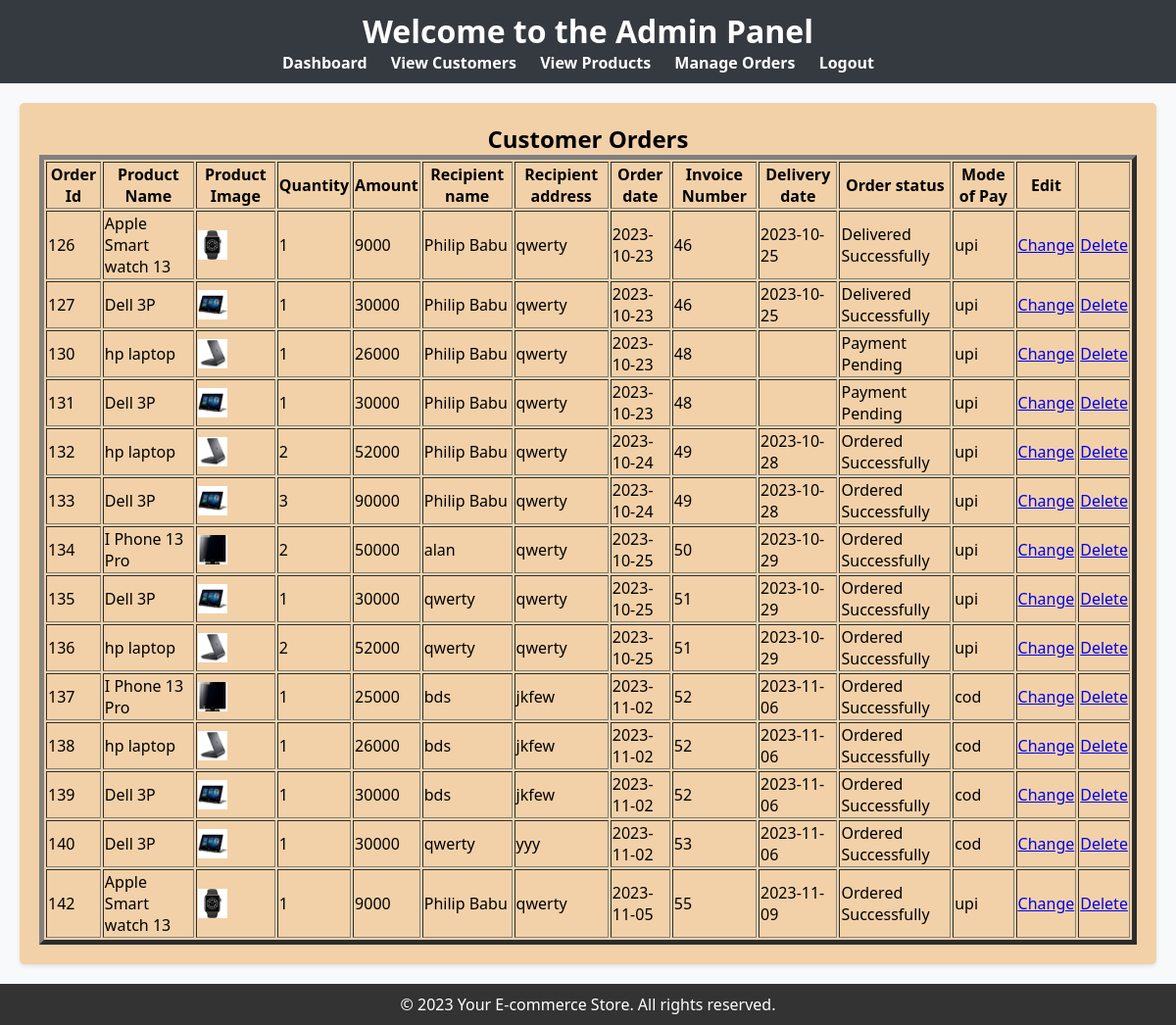
The page /orders.php (signed in) on the database its author committed.
### tables this page shows
CREATE TABLE IF NOT EXISTS `orders` (
  `ord_id` int NOT NULL AUTO_INCREMENT,
  `Cid` int NOT NULL,
  `id` int NOT NULL,
  `qty` int NOT NULL,
  `Amount` int NOT NULL,
  `Name` varchar(30) NOT NULL,
  `Country` varchar(30) NOT NULL,
  `City` varchar(30) NOT NULL,
  `Contact` bigint NOT NULL,
  `Address` varchar(200) NOT NULL,
  `ord_date` date NOT NULL,
  `invoice_no` int DEFAULT NULL,
  `deliver_date` date DEFAULT NULL,
  `ord_status` varchar(25) NOT NULL,
  PRIMARY KEY (`ord_id`),
  KEY `fk` (`Cid`),
  KEY `f` (`id`),
  KEY `f2` (`invoice_no`)
);

CREATE TABLE IF NOT EXISTS `products` (
  `id` int NOT NULL AUTO_INCREMENT,
  `name` varchar(30) NOT NULL,
  `price` int NOT NULL,
  `description` varchar(50) NOT NULL,
  `cat_name` varchar(30) NOT NULL,
  `qty` int UNSIGNED NOT NULL,
  `image1` varchar(200) NOT NULL,
  `image2` varchar(200) NOT NULL,
  `image3` varchar(200) NOT NULL,
  PRIMARY KEY (`id`),
  KEY `fk1` (`cat_name`)
);

CREATE TABLE IF NOT EXISTS `payment` (
  `invoice_no` int NOT NULL AUTO_INCREMENT,
  `Cid` int NOT NULL,
  `Amount` int NOT NULL,
  `pay_mode` varchar(15) NOT NULL,
  `pay_date` date DEFAULT NULL,
  `status` varchar(25) NOT NULL DEFAULT 'Not Paid',
  PRIMARY KEY (`invoice_no`),
  KEY `f4` (`Cid`)
);

### orders.php (the view, shortened to what this page needs)
<?php
    include("db.php");
?>
<html>
<head>
    <link rel="stylesheet" href="style_adm.css">
</head>
<body>
    <header>
        <h1>Welcome to the Admin Panel</h1>
        <nav>
            <ul>
                <li><a href="admin_index.php">Dashboard</a></li>
                <li><a href="viewallcust.php">View Customers</a></li>
                <li><a href="viewprod.php">View Products</a></li>
                <li><a href="orders.php">Manage Orders</a></li>
                <li><a href="admlogout.php">Logout</a></li>
            </ul>
        </nav>
    </header>
    <main>
        <section class="dashboard">
            <center><h2>Customer Orders</h2></center>
            <table border="5" align="center">
                <tr>
                    <th>Order Id</th>
                    <th>Product Name</th>
                    <th>Product Image</th>
                    <th>Quantity</th>
                    <th>Amount</th>
                    <th>Recipient name</th>
                    <th>Recipient address</th>
                    <th>Order date </th>
                    <th>Invoice Number </th>
                    <th>Delivery date </th>
                    <th>Order status</th>
                    <th>Mode of Pay</th>
                    <th>Edit </th>
                    <th> </th>
                </tr>
                <?php
                $sql = "SELECT * FROM orders";
                $result = mysqli_query($conn, $sql);
                while ($row = mysqli_fetch_array($result)) {
                    echo "<tr>";
                    echo "<td>" . $row['ord_id'] . "</td>";
                    $id = $row['id'];
                    $query = "SELECT * FROM products WHERE id = '$id'";
                    $product_result = mysqli_query($conn, $query);
                    $product = mysqli_fetch_array($product_result);
                    echo "<td>" . $product['name'] . "</td>";
                    echo "<td><img src='./image/".$product["image1"]."' width='30' height='30'></td>";
                    echo "<td>" . $row['qty'] . "</td>";
                    echo "<td>" . $row['Amount'] . "</td>";
                    echo "<td>" . $row['Name'] . "</td>";
                    echo "<td>" . $row['Address'] . "</td>";
                    echo "<td>" . $row['ord_date'] . "</td>";
                    echo "<td>" . $row['invoice_no'] . "</td>";
                    $invno=$row['invoice_no'];
                    echo "<td>" . $row['deliver_date'] . "</td>";
                    echo "<td>" . $row['ord_status'] . "</td>";
                    $sql = "SELECT * FROM payment WHERE invoice_no='$invno'";
                    $ans = mysqli_query($conn, $sql);
                    $ret = mysqli_fetch_array($ans);
                    echo "<td>" . $ret['pay_mode']. "</td>";
                    echo "<td><a href='editorders.php?no=" . $invno . "'>Change</a></td>";
                    echo "<td><a href='deleteorders.php?no=" . $invno . "'>Delete</a></td>";
                    echo "</tr>";
                }
                ?>
            </table>
        </section>
    </main>
    <footer id="footer">
        <p>&copy; 2023 Your E-commerce Store. All rights reserved.</p>
    </footer>
</body>
</html>

### style_adm.css (style rules this page uses)
body, h1, h2, ul, li, p { margin: 0; padding: 0; }
body { font-family: 'Segoe UI', Tahoma, Geneva, Verdana, sans-serif; background-color: #f8f9fa; }
header { background-color: #343a40; color: #fff; padding: 10px 0; text-align: center; }
nav ul { list-style: none; }
nav ul li { display: inline; margin-right: 20px; }
nav ul li a { text-decoration: none; color: #fff; font-weight: bold; transition: color 0.3s ease; }
main { padding: 20px; }
footer { text-align: center; padding: 10px; background-color: #343a40; color: #fff; }
.dashboard { background-color: #F2D1A8; padding: 20px; border-radius: 5px; box-shadow: 0 2px 4px rgba(0, 0, 0, 0.1); }

### orders.php (style rules this page uses)
body { margin: 0; padding: 0; min-height: 100vh; display: flex; flex-direction: column; }
main { flex: 1; }
footer { background-color: #333; color: #fff; padding: 10px; text-align: center; }

### rows shown on the page
orders: ord_id "126", id.name "Apple Smart watch 13", id.image1 (picture), qty "1", Amount "9000", Name "Philip Babu", Address "qwerty", ord_date "2023-10-23", invoice_no "46", deliver_date "2023-10-25", ord_status "Delivered Successfully", invoice_no.pay_mode "upi"
orders: ord_id "127", id.name "Dell 3P", id.image1 (picture), qty "1", Amount "30000", Name "Philip Babu", Address "qwerty", ord_date "2023-10-23", invoice_no "46", deliver_date "2023-10-25", ord_status "Delivered Successfully", invoice_no.pay_mode "upi"
orders: ord_id "130", id.name "hp laptop", id.image1 (picture), qty "1", Amount "26000", Name "Philip Babu", Address "qwerty", ord_date "2023-10-23", invoice_no "48", ord_status "Payment Pending", invoice_no.pay_mode "upi"
orders: ord_id "131", id.name "Dell 3P", id.image1 (picture), qty "1", Amount "30000", Name "Philip Babu", Address "qwerty", ord_date "2023-10-23", invoice_no "48", ord_status "Payment Pending", invoice_no.pay_mode "upi"
orders: ord_id "132", id.name "hp laptop", id.image1 (picture), qty "2", Amount "52000", Name "Philip Babu", Address "qwerty", ord_date "2023-10-24", invoice_no "49", deliver_date "2023-10-28", ord_status "Ordered Successfully", invoice_no.pay_mode "upi"
orders: ord_id "133", id.name "Dell 3P", id.image1 (picture), qty "3", Amount "90000", Name "Philip Babu", Address "qwerty", ord_date "2023-10-24", invoice_no "49", deliver_date "2023-10-28", ord_status "Ordered Successfully", invoice_no.pay_mode "upi"
orders: ord_id "134", id.name "I Phone 13 Pro", id.image1 (picture), qty "2", Amount "50000", Name "alan", Address "qwerty", ord_date "2023-10-25", invoice_no "50", deliver_date "2023-10-29", ord_status "Ordered Successfully", invoice_no.pay_mode "upi"
orders: ord_id "135", id.name "Dell 3P", id.image1 (picture), qty "1", Amount "30000", Name "qwerty", Address "qwerty", ord_date "2023-10-25", invoice_no "51", deliver_date "2023-10-29", ord_status "Ordered Successfully", invoice_no.pay_mode "upi"
orders: ord_id "136", id.name "hp laptop", id.image1 (picture), qty "2", Amount "52000", Name "qwerty", Address "qwerty", ord_date "2023-10-25", invoice_no "51", deliver_date "2023-10-29", ord_status "Ordered Successfully", invoice_no.pay_mode "upi"
orders: ord_id "137", id.name "I Phone 13 Pro", id.image1 (picture), qty "1", Amount "25000", Name "bds", Address "jkfew", ord_date "2023-11-02", invoice_no "52", deliver_date "2023-11-06", ord_status "Ordered Successfully", invoice_no.pay_mode "cod"
orders: ord_id "138", id.name "hp laptop", id.image1 (picture), qty "1", Amount "26000", Name "bds", Address "jkfew", ord_date "2023-11-02", invoice_no "52", deliver_date "2023-11-06", ord_status "Ordered Successfully", invoice_no.pay_mode "cod"
orders: ord_id "139", id.name "Dell 3P", id.image1 (picture), qty "1", Amount "30000", Name "bds", Address "jkfew", ord_date "2023-11-02", invoice_no "52", deliver_date "2023-11-06", ord_status "Ordered Successfully", invoice_no.pay_mode "cod"
orders: ord_id "140", id.name "Dell 3P", id.image1 (picture), qty "1", Amount "30000", Name "qwerty", Address "yyy", ord_date "2023-11-02", invoice_no "53", deliver_date "2023-11-06", ord_status "Ordered Successfully", invoice_no.pay_mode "cod"
orders: ord_id "142", id.name "Apple Smart watch 13", id.image1 (picture), qty "1", Amount "9000", Name "Philip Babu", Address "qwerty", ord_date "2023-11-05", invoice_no "55", deliver_date "2023-11-09", ord_status "Ordered Successfully", invoice_no.pay_mode "upi"
